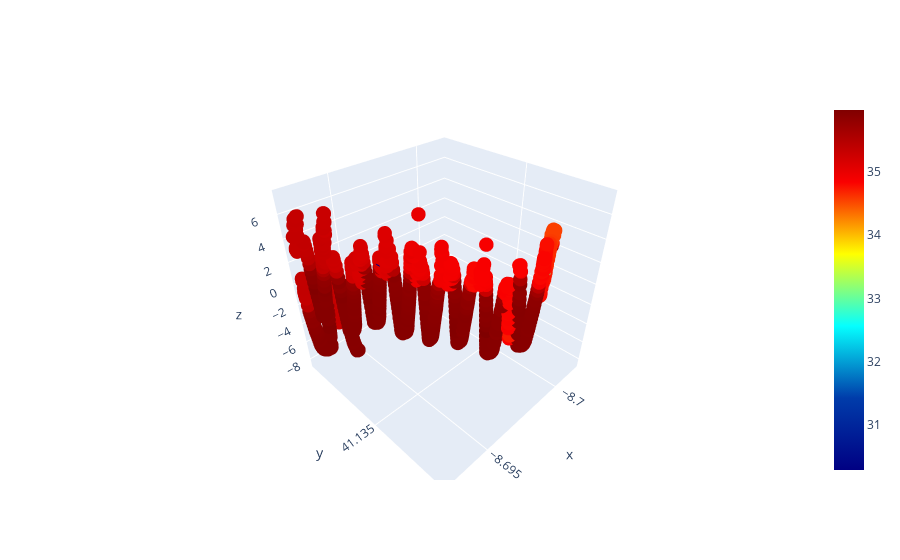

Notebook source saved alongside this figure:
### Code cell
import plotly.graph_objects as go
import plotly

ind = np.where(sal >= 25)[0]

fig = go.Figure(data=[go.Scatter3d(
    x=lon[ind].squeeze(),
    y=lat[ind].squeeze(),
    z=z[ind].squeeze(),
    mode='markers',
    marker=dict(
        size=5,
        color=sal[ind].squeeze(),  # set color to an array/list of desired values
        showscale=True,
        coloraxis="coloraxis"
    )
)])
fig.update_coloraxes(colorscale="jet")
figpath = "/Users/yaoling/OneDrive - NTNU/MASCOT_PhD/Data/Porto/In-situ/Tore/fig/"
fig.show()
# plotly.offline.plot(fig, filename=figpath + "test.html", auto_open=True)


# plt.scatter(lon, lat, c = sal, cmap = "Paired", vmin = 33, vmax = 36)
# plt.colorbar()
# plt.show()

### Figure 1 — Plotly figure (JSON) as saved in the notebook; plotly's stock layout.template omitted (floating-point values rounded to 4 significant figures; data arrays with more than 128 entries replaced by an {"elided": "..."} marker saying what was removed)
{"data": [{"marker": {"color": {"elided": "1246 float values"}, "coloraxis": "coloraxis", "showscale": true, "size": 5}, "mode": "markers", "type": "scatter3d", "x": {"elided": "1246 float values"}, "y": {"elided": "1246 float values"}, "z": {"elided": "1246 float values"}}], "layout": {"coloraxis": {"colorscale": [[0, "rgb(0,0,131)"], [0.2, "rgb(0,60,170)"], [0.4, "rgb(5,255,255)"], [0.6, "rgb(255,255,0)"], [0.8, "rgb(250,0,0)"], [1, "rgb(128,0,0)"]]}}}
